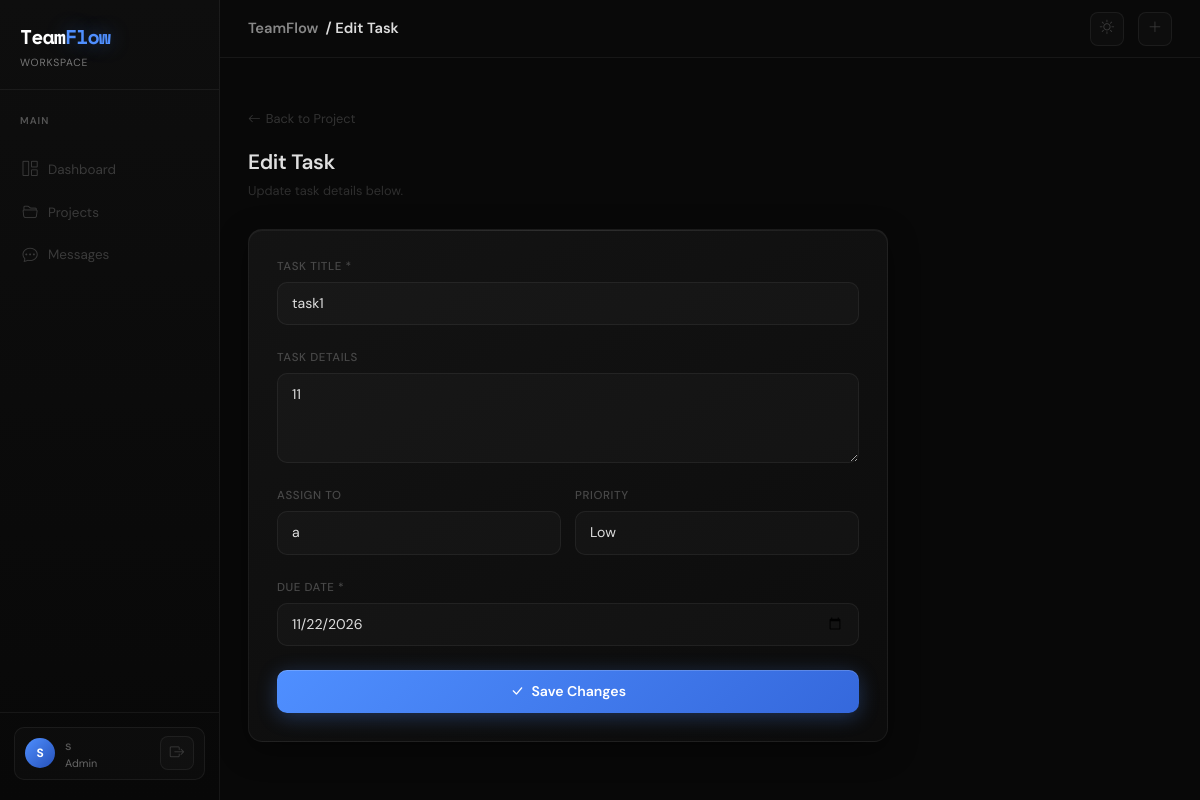
/task/1/edit (signed in), run on the app's committed database.
### app/models.py (models this page shows, shortened)
class User(db.Model, UserMixin):
    id = db.Column(db.Integer, primary_key=True)
    full_name = db.Column(db.String(100), nullable=False)
    email = db.Column(db.String(120), unique=True, nullable=False)
    password_hash = db.Column(db.String(200), nullable=False)
    role = db.Column(db.String(20), default='Member')  # Admin or Member
    profile_image = db.Column(db.String(100), default='default.jpg')
    created_at = db.Column(db.DateTime, default=datetime.utcnow)
    assigned_tasks = db.relationship('Task', backref='assignee', lazy=True, foreign_keys='Task.assigned_to')
    member_of = db.relationship('ProjectMember', backref='user', lazy=True)
    messages_sent = db.relationship('Message', backref='sender', lazy=True)
    task_files = db.relationship('TaskFile', backref='uploader', lazy=True)
    reports = db.relationship('TaskReport', backref='member', lazy=True)

class Task(db.Model):
    id = db.Column(db.Integer, primary_key=True)
    project_id = db.Column(db.Integer, db.ForeignKey('project.id'))
    title = db.Column(db.String(150), nullable=False)
    description = db.Column(db.Text)
    assigned_to = db.Column(db.Integer, db.ForeignKey('user.id'))
    priority = db.Column(db.String(20))
    deadline = db.Column(db.Date)
    status = db.Column(db.String(20), default='To Do')  # To Do, In Progress, Review, Completed, Overdue
    created_at = db.Column(db.DateTime, default=datetime.utcnow)
    files = db.relationship('TaskFile', backref='task', cascade="all, delete", lazy=True)
    report = db.relationship('TaskReport', backref='task', uselist=False, cascade="all, delete")  # only one report per task

### app/routes/tasks.py (the view, shortened to what this page needs)
@tasks.route('/task/<int:id>/edit', methods=['GET', 'POST'])
@login_required
@admin_required
def edit_task(id):
    task = Task.query.get_or_404(id)
    form = TaskForm(obj=task)
    mems = ProjectMember.query.filter_by(project_id=task.project_id).all()
    choices = []
    for m in mems:
        choices.append((m.user.id, m.user.full_name))
    form.assigned_to.choices = choices
    return render_template('tasks/edit_task.html', form=form, task=task)

### app/forms.py
class TaskForm(FlaskForm):
    title = StringField('Task Title', validators=[DataRequired()])
    description = TextAreaField('Task Details')
    assigned_to = SelectField('Assign To', coerce=int)
    priority = SelectField('Priority', choices=[
        ('Low', 'Low'),
        ('Medium', 'Medium'),
        ('High', 'High')
    ])
    deadline = DateField('Due Date', validators=[DataRequired()])
    submit = SubmitField('Assign Task')

### app/__init__.py (called while the page is built)
def create_app(config_class=Config):
    app = Flask(__name__)
    app.config.from_object(config_class)
    csrf.init_app(app)
    db.init_app(app)
    migrate.init_app(app, db)
    login_manager.init_app(app)
    socketio.init_app(app)
    @app.context_processor
    def inject_today():
        todays_date = date.today()
        return dict(today=todays_date)
    from app.routes.auth import auth
    from app.routes.projects import projects
    from app.routes.tasks import tasks
    from app.routes.main import main
    from app.routes.chat import chat_bp
    app.register_blueprint(auth)
    app.register_blueprint(projects)
    app.register_blueprint(tasks)
    app.register_blueprint(main)
    app.register_blueprint(chat_bp)
    return app

### app/models.py (called while the page is built)
@login_manager.user_loader
def load_user(user_id):
    user = User.query.get(int(user_id))
    return user

### app/utils.py (called while the page is built)
def admin_required(f):
    @wraps(f)
    def decorated_function(*args, **kwargs):
        if not current_user.is_authenticated:
            abort(403)
        if current_user.role != 'Admin':
            abort(403)
        return f(*args, **kwargs)
    return decorated_function

### app/templates/tasks/edit_task.html (shortened to what this page needs)
{% extends 'base.html' %}
{% block page_title %}Edit Task{% endblock %}
{% block content %}
<div class="form-wrap">
    <a href="{{ url_for('projects.view_project', id=task.project_id) }}" class="back-link">
        <i class="bi bi-arrow-left"></i> Back to Project
    </a>
    <div class="section-heading">Edit Task</div>
    <p class="section-sub">Update task details below.</p>
    <div class="tf-card" style="padding: 28px;">
        <form method="POST" novalidate>
            <div class="mb-4">
                <label class="form-label">Task Title *</label>
                {{ form.title(class="form-control") }}
            </div>
            <div class="mb-4">
                <label class="form-label">Task Details</label>
                {{ form.description(class="form-control") }}
            </div>
            <div class="two-col mb-4">
                <div>
                    <label class="form-label">Assign To</label>
                    {{ form.assigned_to(class="form-select") }}
                </div>
                <div>
                    <label class="form-label">Priority</label>
                    {{ form.priority(class="form-select") }}
                </div>
            </div>
            <div class="mb-4">
                <label class="form-label">Due Date *</label>
                {{ form.deadline(class="form-control") }}
            </div>
            <button type="submit" class="btn-submit">
                <i class="bi bi-check-lg me-1"></i> Save Changes
            </button>
        </form>
    </div>
</div>
{% endblock %}

### app/templates/base.html (shortened to what this page needs)
<!DOCTYPE html>
<html lang="en">
<head>
    <link href="https://cdn.jsdelivr.net/npm/bootstrap@5.3.0/dist/css/bootstrap.min.css" rel="stylesheet">
    <link rel="stylesheet" href="https://cdn.jsdelivr.net/npm/bootstrap-icons@1.11.0/font/bootstrap-icons.css">
    <link rel="stylesheet" href="{{ url_for('static', filename='css/teamflow.css') }}">
</head>
<body class="app-page">
<aside class="sidebar">
    <a href="{{ url_for('main.dashboard') }}" class="sidebar-brand">
        <div class="logo-text">Team<span>Flow</span></div>
        <div class="logo-sub">Workspace</div>
    </a>
    <nav class="sidebar-nav">
        <p class="nav-section-label">Main</p>
        <a href="{{ url_for('main.dashboard') }}" class="sidebar-link {% if request.endpoint == 'main.dashboard' %}active{% endif %}">
            <i class="bi bi-grid-1x2"></i> Dashboard
        </a>
        <a href="{{ url_for('projects.list_projects') }}" class="sidebar-link {% if 'project' in (request.endpoint or '') %}active{% endif %}">
            <i class="bi bi-folder2-open"></i> Projects
        </a>
        <a href="{{ url_for('chat.index') }}" class="sidebar-link {% if 'chat' in (request.endpoint or '') %}active{% endif %}">
            <i class="bi bi-chat-dots"></i> Messages
        </a>
    </nav>
    <div class="sidebar-user">
        <div class="user-chip">
            <div class="user-avatar">{{ current_user.full_name[0].upper() }}</div>
            <div>
                <div class="user-name">{{ current_user.full_name.split(' ')[0] }}</div>
                <div class="user-role">{{ current_user.role }}</div>
            </div>
            <a href="{{ url_for('auth.logout') }}" class="ms-auto topbar-icon-btn" title="Logout">
                <i class="bi bi-box-arrow-right"></i>
            </a>
        </div>
    </div>
</aside>
<div class="main-wrapper">
    <header class="topbar">
        <div class="topbar-title">
            TeamFlow &nbsp;<span>/ {% block page_title %}Dashboard{% endblock %}</span>
        </div>
        <div class="topbar-actions">
            <button class="topbar-icon-btn" id="themeToggleBtn" onclick="toggleTheme()" title="Toggle light / dark mode">
                <i class="bi bi-sun" id="themeIcon"></i>
            </button>
            {% if current_user.role == 'Admin' %}
            <a href="{{ url_for('projects.new_project') }}" class="topbar-icon-btn" title="New Project">
                <i class="bi bi-plus-lg"></i>
            </a>
            {% endif %}
        </div>
    </header>
    <main class="page-body">
        {% block content %}{% endblock %}
    </main>
</div>
</body>
</html>

### data on the page
User: full_name "S", full_name "s", role "Admin"
Task: title "task1", description "11", assigned_to "a", priority "Low", deadline "11/22/2026"
